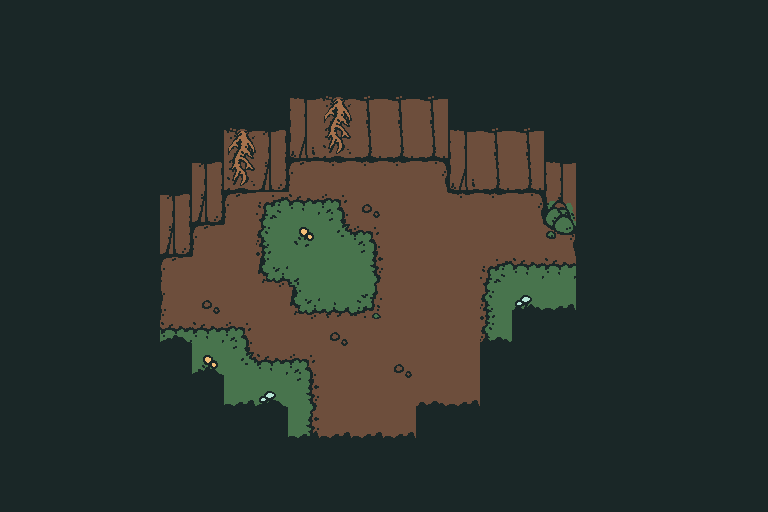

This is a level from a 2D game, rendered from its Tiled map with the project's own tilesets. A one-line summary and the complete map file follow:
An orthogonal 24x16 tile map with 32x32 px tiles, 5 tile layers (FLOOR, MIDDLE, ABOVE, LIGHT, ...), 4 tilesets and 16 objects (portal).

<map version="1.2" tiledversion="1.2.0" orientation="orthogonal" renderorder="right-down" width="24" height="16" tilewidth="32" tileheight="32" infinite="0" nextlayerid="10" nextobjectid="314">
 <tileset firstgid="1" source="tilesets/objects.tsx" />
 <tileset firstgid="9" source="tilesets/underground.tsx" />
 <tileset firstgid="73" source="tilesets/forest.tsx" />
 <tileset firstgid="329" source="tilesets/grubhole.tsx" />
 <layer id="1" name="FLOOR" width="24" height="16">
  <data encoding="csv">
19,19,19,19,19,19,19,19,19,19,19,19,19,19,19,19,19,19,19,19,19,19,19,19,
19,19,19,19,19,19,19,19,19,19,19,19,19,19,19,19,19,19,19,19,19,19,19,19,
19,19,0,19,0,0,0,0,0,0,0,0,0,0,0,0,0,0,0,0,0,0,0,19,
19,19,0,19,19,19,19,19,19,13,16,14,14,14,19,19,19,19,19,19,19,19,0,0,
19,19,0,19,19,19,19,16,15,21,24,22,22,22,13,14,14,19,19,19,19,19,0,0,
19,19,0,19,19,19,15,24,23,10,11,11,11,12,21,22,22,13,19,19,19,19,0,0,
19,19,0,19,19,15,23,10,33,34,35,17,19,19,11,11,12,38,19,19,19,19,0,0,
19,19,0,19,19,23,10,19,41,36,124,35,19,19,19,19,19,12,19,19,19,19,0,0,
19,19,0,19,19,10,19,19,49,139,42,43,19,19,19,33,34,34,19,19,19,19,0,0,
19,19,0,19,19,18,17,19,19,49,50,51,19,19,19,41,37,42,19,19,19,19,0,0,
19,19,0,19,19,34,34,35,19,19,17,19,19,19,19,41,19,19,19,19,19,19,0,0,
19,19,0,19,19,42,36,124,34,35,19,19,17,19,19,19,19,19,19,19,19,19,0,0,
19,19,0,19,19,19,19,42,37,43,19,19,19,19,19,19,19,19,19,19,19,19,0,0,
19,19,0,19,19,19,19,19,19,43,19,19,19,19,19,19,19,19,19,19,19,19,19,19,
19,19,0,19,19,19,19,19,19,43,19,19,19,19,19,19,19,19,19,19,19,19,19,19,
19,19,19,19,19,19,19,19,19,19,19,19,19,19,19,19,19,19,19,19,19,19,19,19
</data>
 </layer>
 <layer id="2" name="MIDDLE" width="24" height="16">
  <data encoding="csv">
0,0,0,0,0,0,0,0,0,0,0,0,0,0,0,0,0,0,0,0,0,0,0,0,
0,0,0,0,0,0,0,0,0,0,0,0,0,0,0,0,0,0,0,0,0,0,0,0,
0,0,0,0,0,0,0,0,0,0,0,0,0,0,0,0,0,0,0,0,0,0,0,0,
0,0,0,0,0,0,0,0,0,0,0,0,0,0,0,0,0,0,0,0,0,0,0,0,
0,0,0,0,0,0,0,0,0,0,0,0,0,0,0,0,0,0,0,0,0,0,0,0,
0,0,0,0,0,0,0,0,0,0,0,0,0,0,0,0,0,0,0,0,0,0,0,0,
0,0,0,0,0,0,0,0,0,0,0,0,0,0,0,0,0,0,0,0,0,0,0,0,
0,0,0,0,0,0,0,0,0,0,0,0,0,0,0,0,0,46,0,0,0,0,0,0,
0,0,0,0,0,0,0,0,0,0,0,0,0,0,0,0,0,0,0,0,0,0,0,0,
0,0,0,0,0,0,0,0,0,0,0,0,0,0,0,0,0,0,0,0,0,0,0,0,
0,0,0,0,0,0,0,0,0,0,0,0,0,0,0,0,0,0,0,0,0,0,0,0,
0,0,0,0,0,0,0,0,0,0,0,0,0,0,0,0,0,0,0,0,0,0,0,0,
0,0,0,0,0,0,0,0,0,0,0,0,0,0,0,0,0,0,0,0,0,0,0,0,
0,0,0,0,0,0,0,0,0,0,0,0,0,0,0,0,0,0,0,0,0,0,0,0,
0,0,0,0,0,0,0,0,0,0,0,0,0,0,0,0,0,0,0,0,0,0,0,0,
0,0,0,0,0,0,0,0,0,0,0,0,0,0,0,0,0,0,0,0,0,0,0,0
</data>
 </layer>
 <layer id="3" name="ABOVE" width="24" height="16">
  <data encoding="csv">
0,0,0,0,0,0,0,0,0,0,0,0,0,0,0,0,0,0,0,0,0,0,0,0,
0,0,0,0,0,0,0,0,0,0,0,0,0,0,0,0,0,0,0,0,0,0,0,0,
0,0,0,0,0,0,0,0,0,0,0,0,0,0,0,0,0,0,0,0,0,0,0,0,
0,0,0,0,0,0,0,0,0,0,0,0,0,0,0,0,0,0,0,0,0,0,0,0,
0,0,0,0,0,0,0,0,0,0,0,0,0,0,0,0,0,0,0,0,0,0,0,0,
0,0,0,0,0,0,0,0,0,0,0,0,0,0,0,0,0,0,0,0,0,0,0,0,
0,0,0,0,0,0,0,0,0,0,0,0,0,0,0,0,0,0,0,0,0,0,0,0,
0,0,0,0,0,0,0,0,0,0,0,0,0,0,0,0,0,0,0,0,0,0,0,0,
0,0,0,0,0,0,0,0,0,0,0,0,0,0,0,0,0,0,0,0,0,0,0,0,
0,0,0,0,0,0,0,0,0,0,0,0,0,0,0,0,0,0,0,0,0,0,0,0,
0,0,0,0,0,0,0,0,0,0,0,0,0,0,0,0,0,0,0,0,0,0,0,0,
0,0,0,0,0,0,0,0,0,0,0,0,0,0,0,0,0,0,0,0,0,0,0,0,
0,0,0,0,0,0,0,0,0,0,0,0,0,0,0,0,0,0,0,0,0,0,0,0,
0,0,0,0,0,0,0,0,0,0,0,0,0,0,0,0,0,0,0,0,0,0,0,0,
0,0,0,0,0,0,0,0,0,0,0,0,0,0,0,0,0,0,0,0,0,0,0,0,
0,0,0,0,0,0,0,0,0,0,0,0,0,0,0,0,0,0,0,0,0,0,0,0
</data>
 </layer>
 <layer id="9" name="LIGHT" width="24" height="16">
  <data encoding="csv">
0,0,0,0,0,0,0,0,0,0,0,0,0,0,0,0,0,0,0,0,0,0,0,0,
0,0,0,0,0,0,0,0,0,0,0,0,0,0,0,0,0,0,0,0,0,0,0,0,
0,0,0,0,0,0,0,0,0,0,0,0,0,0,0,0,0,0,0,0,0,0,0,0,
0,0,0,0,0,0,0,0,0,0,0,0,0,0,0,0,0,0,0,0,0,0,0,0,
0,0,0,0,0,0,0,0,0,0,0,0,0,0,0,0,0,0,0,0,0,0,0,0,
0,0,0,0,0,0,0,0,0,0,0,0,0,0,0,0,0,0,0,0,0,0,0,0,
0,0,0,0,0,0,0,0,0,0,0,0,0,0,0,0,0,0,0,0,0,0,0,0,
0,0,0,0,0,0,0,0,0,0,0,0,0,0,0,0,0,0,0,0,0,0,0,0,
0,0,0,0,0,0,0,0,0,0,0,0,0,0,0,0,0,0,0,0,0,0,0,0,
0,0,0,0,0,0,0,0,0,0,0,0,0,0,0,0,0,0,0,0,0,0,0,0,
0,0,0,0,0,0,0,0,0,0,0,0,0,0,0,0,0,0,0,0,0,0,0,0,
0,0,0,0,0,0,0,0,0,0,0,0,0,0,0,0,0,0,0,0,0,0,0,0,
0,0,0,0,0,0,0,0,0,0,0,0,0,0,0,0,0,0,0,0,0,0,0,0,
0,0,0,0,0,0,0,0,0,0,0,0,0,0,0,0,0,0,0,0,0,0,0,0,
0,0,0,0,0,0,0,0,0,0,0,0,0,0,0,0,0,0,0,0,0,0,0,0,
0,0,0,0,0,0,0,0,0,0,0,0,0,0,0,0,0,0,0,0,0,0,0,0
</data>
 </layer>
 <layer id="4" name="OVERHEAD" width="24" height="16">
  <data encoding="csv">
9,9,9,9,9,9,9,9,9,9,9,9,9,9,9,9,9,9,9,9,9,9,9,9,
9,9,9,9,9,9,9,9,9,9,9,9,9,9,9,9,9,9,9,9,9,9,9,9,
9,9,9,9,9,9,9,9,9,9,9,9,9,9,9,9,9,9,9,9,9,9,9,9,
9,9,9,9,9,9,9,9,9,0,0,0,0,0,9,9,9,9,9,9,9,9,9,9,
9,9,9,9,9,9,9,0,0,0,0,0,0,0,0,0,0,9,9,9,9,9,9,9,
9,9,9,9,9,9,0,0,0,0,0,0,0,0,0,0,0,0,9,9,9,9,9,9,
9,9,9,9,9,0,0,0,0,0,0,0,0,0,0,0,0,0,9,9,9,9,9,9,
9,9,9,9,9,0,0,0,0,0,0,0,0,0,0,0,0,0,9,9,9,9,9,9,
9,9,9,9,9,0,0,0,0,0,0,0,0,0,0,0,0,0,9,9,9,9,9,9,
9,9,9,9,9,0,0,0,0,0,0,0,0,0,0,0,26,27,9,9,9,9,9,9,
9,9,9,9,9,28,0,0,0,0,0,0,0,0,0,26,9,9,9,9,9,9,9,9,
9,9,9,9,9,9,28,0,0,0,0,0,0,0,0,9,9,9,9,9,9,9,9,9,
9,9,9,9,9,9,9,27,28,0,0,0,0,26,27,9,9,9,9,9,9,9,9,9,
9,9,9,9,9,9,9,9,9,27,27,27,27,9,9,9,9,9,9,9,9,9,9,9,
9,9,9,9,9,9,9,9,9,9,9,9,9,9,9,9,9,9,9,9,9,9,9,9,
9,9,9,9,9,9,9,9,9,9,9,9,9,9,9,9,9,9,9,9,9,9,9,9
</data>
 </layer>
 <objectgroup id="5" name="SLOPES" />
 <objectgroup color="#32e3c6" id="6" name="TERRAIN" />
 <objectgroup color="#50734a" id="7" name="COLLISION" opacity="0.5">
  <object id="289" x="0" y="416" width="288" height="96" />
  <object id="291" x="288" y="448" width="128" height="64" />
  <object id="292" x="416" y="416" width="352" height="96" />
  <object id="293" x="480" y="352" width="288" height="64" />
  <object id="294" x="512" y="320" width="256" height="32" />
  <object id="295" x="576" y="0" width="192" height="320" />
  <object id="298" x="0" y="384" width="224" height="32" />
  <object id="299" x="0" y="352" width="192" height="32" />
  <object id="300" x="0" y="0" width="160" height="352" />
  <object id="301" x="160" y="0" width="32" height="256" />
  <object id="302" x="192" y="0" width="32" height="224" />
  <object id="303" x="224" y="0" width="64" height="192" />
  <object id="304" x="288" y="0" width="160" height="160" />
  <object id="305" x="448" y="0" width="96" height="192" />
  <object id="306" x="544" y="0" width="32" height="232" />
 </objectgroup>
 <objectgroup id="8" name="ENTITIES" opacity="0.64">
  <object id="277" name="portal" gid="6" x="304" y="504" width="96" height="64">
   <properties>
    <property name="DEST" value="ORCHARD,12,60" />
    <property name="TYPE" value="PORTAL" />
   </properties>
  </object>
 </objectgroup>
</map>
